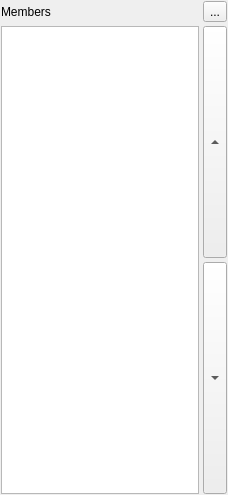
<?xml version="1.0" encoding="UTF-8"?>
<ui version="4.0">
 <class>RelationMembers</class>
 <widget class="QWidget" name="RelationMembers">
  <property name="geometry">
   <rect>
    <x>0</x>
    <y>0</y>
    <width>228</width>
    <height>495</height>
   </rect>
  </property>
  <property name="windowTitle">
   <string>Form</string>
  </property>
  <layout class="QVBoxLayout">
   <property name="spacing">
    <number>4</number>
   </property>
   <property name="margin">
    <number>1</number>
   </property>
   <item>
    <layout class="QHBoxLayout" name="horizontalLayout">
     <item>
      <widget class="QLabel" name="MembersLabel">
       <property name="text">
        <string>Members</string>
       </property>
      </widget>
     </item>
     <item>
      <spacer name="horizontalSpacer">
       <property name="orientation">
        <enum>Qt::Horizontal</enum>
       </property>
       <property name="sizeHint" stdset="0">
        <size>
         <width>40</width>
         <height>20</height>
        </size>
       </property>
      </spacer>
     </item>
     <item>
      <widget class="QToolButton" name="RemoveMemberButton">
       <property name="toolTip">
        <string>Remove selected member(s)</string>
       </property>
       <property name="text">
        <string>...</string>
       </property>
       <property name="icon">
        <iconset resource="../../Icons/AllIcons.qrc">
         <normaloff>:/Icons/small-remove.xpm</normaloff>:/Icons/small-remove.xpm</iconset>
       </property>
      </widget>
     </item>
    </layout>
   </item>
   <item>
    <layout class="QHBoxLayout" name="horizontalLayout_2">
     <item>
      <widget class="QTableView" name="MembersView">
       <property name="tabKeyNavigation">
        <bool>false</bool>
       </property>
      </widget>
     </item>
     <item>
      <layout class="QVBoxLayout" name="verticalLayout">
       <item>
        <widget class="QToolButton" name="btMemberUp">
         <property name="sizePolicy">
          <sizepolicy hsizetype="Fixed" vsizetype="Expanding">
           <horstretch>0</horstretch>
           <verstretch>0</verstretch>
          </sizepolicy>
         </property>
         <property name="text">
          <string>...</string>
         </property>
         <property name="arrowType">
          <enum>Qt::UpArrow</enum>
         </property>
        </widget>
       </item>
       <item>
        <widget class="QToolButton" name="btMemberDown">
         <property name="sizePolicy">
          <sizepolicy hsizetype="Fixed" vsizetype="Expanding">
           <horstretch>0</horstretch>
           <verstretch>0</verstretch>
          </sizepolicy>
         </property>
         <property name="text">
          <string>...</string>
         </property>
         <property name="arrowType">
          <enum>Qt::DownArrow</enum>
         </property>
        </widget>
       </item>
      </layout>
     </item>
    </layout>
   </item>
  </layout>
 </widget>
 <resources>
  <include location="../../Icons/AllIcons.qrc"/>
 </resources>
 <connections/>
</ui>
